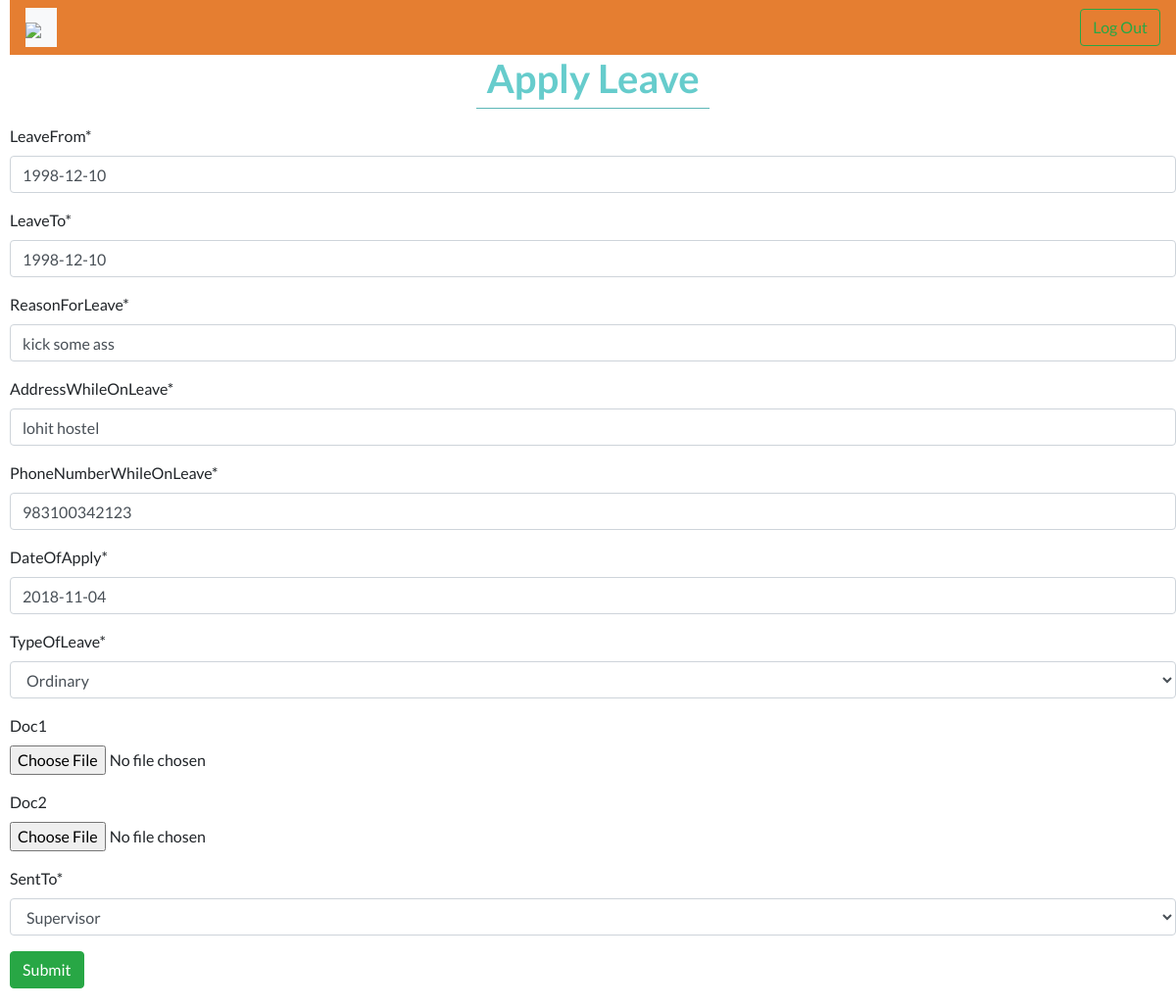
Screenshot of /leave/student/leaveform/8/8 with the database file from the repository.
### leave_portal/models.py (models this page shows, shortened)
class ApplyLeave(models.Model):
    student = models.ForeignKey(Student, on_delete=models.CASCADE, related_name='applyleaves')
    LeaveFrom = models.DateField()
    LeaveTo = models.DateField()
    TypeOfLeave = models.CharField(max_length=255, choices=TYPEOFLEAVE, blank=False, default="")
    ReasonForLeave = models.CharField(max_length=200)
    Doc1 = models.FileField(upload_to='documents', blank=True, null=True)
    Doc2 = models.FileField(upload_to='documents', blank=True, null=True)
    AddressWhileOnLeave = models.CharField(max_length=200)
    PhoneNumberWhileOnLeave = models.CharField(max_length=20)
    DateOfApply = models.DateField(default=datetime.now)
    flag = models.IntegerField(default=0)
    SentTo = MultiSelectField(choices=SENT_TO)
    ApprovedStatus = models.CharField(max_length=100,choices=STATUS,default="pending")

### leave_portal/views.py (the view)
# urls.py: path('student/leaveform/<int:pk>/<int:leave_id>', views.ApplyLeaveEdit, name="apply_leave_edit"),
def ApplyLeaveEdit(request, pk, leave_id):
    student = get_object_or_404(models.Student, pk=pk)
    leave = get_object_or_404(models.ApplyLeave, pk=leave_id, student=student)
    form =  LeaveForm(instance=leave)
    if request.method == 'POST':
        form =  LeaveForm(instance=leave, data=request.POST)
        if form.is_valid():
            form.save()
        return HttpResponseRedirect(student.get_absolute_url())
    return render(request, 'leave_portal/leaveform.html', {'form':form, 'student':student})

### leave_portal/forms.py
class LeaveForm(forms.ModelForm):
    class Meta:
        model = models.ApplyLeave
        fields = ['LeaveFrom','LeaveTo','ReasonForLeave','AddressWhileOnLeave','PhoneNumberWhileOnLeave','DateOfApply','TypeOfLeave','Doc1','Doc2','SentTo']

### leave_portal/templates/leave_portal/leaveform.html (shortened to what this page needs)
{% extends "base_generic.html" %}
{% load static%}
{% load crispy_forms_tags %}
{% block css %}
  <link rel="stylesheet" href="{% static 'leave_portal/css/form.css' %}">
{% endblock %}
{% block content %}
<h1>Apply Leave</h1>
<hr width="20%" height="5px"/>
<form action="" method="POST">
    {{ form|crispy }}
    <input type="submit" class="btn btn-success" value="Submit">
</form>
{% endblock %}

### leave_portal/static/leave_portal/css/styles.css (style rules this page uses)
body { font-family: 'Lato', 'sans-serif'; }

### leave_portal/static/leave_portal/css/form.css (style rules this page uses)
body { font-family: 'Lato', 'sans-serif'; margin-left: 10px; margin-bottom:20px; }
h1 { font-weight:bold; text-align:center; color:#66CCCC; margin-bottom: -10px; }
hr { align-items: center; background-color:#66CCCC; }

### rows the page displays
ApplyLeave: LeaveFrom "1998-12-10", LeaveTo "1998-12-10", ReasonForLeave "kick some ass", AddressWhileOnLeave "lohit hostel", PhoneNumberWhileOnLeave "983100342123", DateOfApply "2018-11-04", TypeOfLeave "Ordinary", SentTo "Supervisor"
